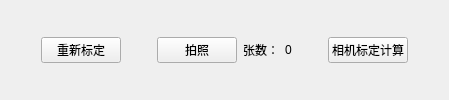
             <widget class="QWidget" name="tab">
              <attribute name="title">
               <string>相机标定</string>
              </attribute>
              <layout class="QGridLayout" name="gridLayout_6">
               <item row="0" column="0">
                <layout class="QHBoxLayout" name="horizontalLayout_3">
                 <item>
                  <spacer name="horizontalSpacer_10">
                   <property name="orientation">
                    <enum>Qt::Orientation::Horizontal</enum>
                   </property>
                   <property name="sizeHint" stdset="0">
                    <size>
                     <width>30</width>
                     <height>20</height>
                    </size>
                   </property>
                  </spacer>
                 </item>
                 <item>
                  <widget class="QPushButton" name="pushButton_16">
                   <property name="text">
                    <string>重新标定</string>
                   </property>
                  </widget>
                 </item>
                 <item>
                  <spacer name="horizontalSpacer_19">
                   <property name="orientation">
                    <enum>Qt::Orientation::Horizontal</enum>
                   </property>
                   <property name="sizeHint" stdset="0">
                    <size>
                     <width>30</width>
                     <height>20</height>
                    </size>
                   </property>
                  </spacer>
                 </item>
                 <item>
                  <widget class="QPushButton" name="pushButton_11">
                   <property name="text">
                    <string>拍照</string>
                   </property>
                  </widget>
                 </item>
                 <item>
                  <widget class="QLabel" name="label_3">
                   <property name="text">
                    <string>张数：</string>
                   </property>
                  </widget>
                 </item>
                 <item>
                  <widget class="QLabel" name="pic_number_lab">
                   <property name="text">
                    <string>0</string>
                   </property>
                  </widget>
                 </item>
                 <item>
                  <spacer name="horizontalSpacer_11">
                   <property name="orientation">
                    <enum>Qt::Orientation::Horizontal</enum>
                   </property>
                   <property name="sizeHint" stdset="0">
                    <size>
                     <width>30</width>
                     <height>20</height>
                    </size>
                   </property>
                  </spacer>
                 </item>
                 <item>
                  <widget class="QPushButton" name="pushButton_2">
                   <property name="text">
                    <string>相机标定计算</string>
                   </property>
                  </widget>
                 </item>
                 <item>
                  <spacer name="horizontalSpacer_12">
                   <property name="orientation">
                    <enum>Qt::Orientation::Horizontal</enum>
                   </property>
                   <property name="sizeHint" stdset="0">
                    <size>
                     <width>30</width>
                     <height>20</height>
                    </size>
                   </property>
                  </spacer>
                 </item>
                </layout>
               </item>
              </layout>
             </widget>
